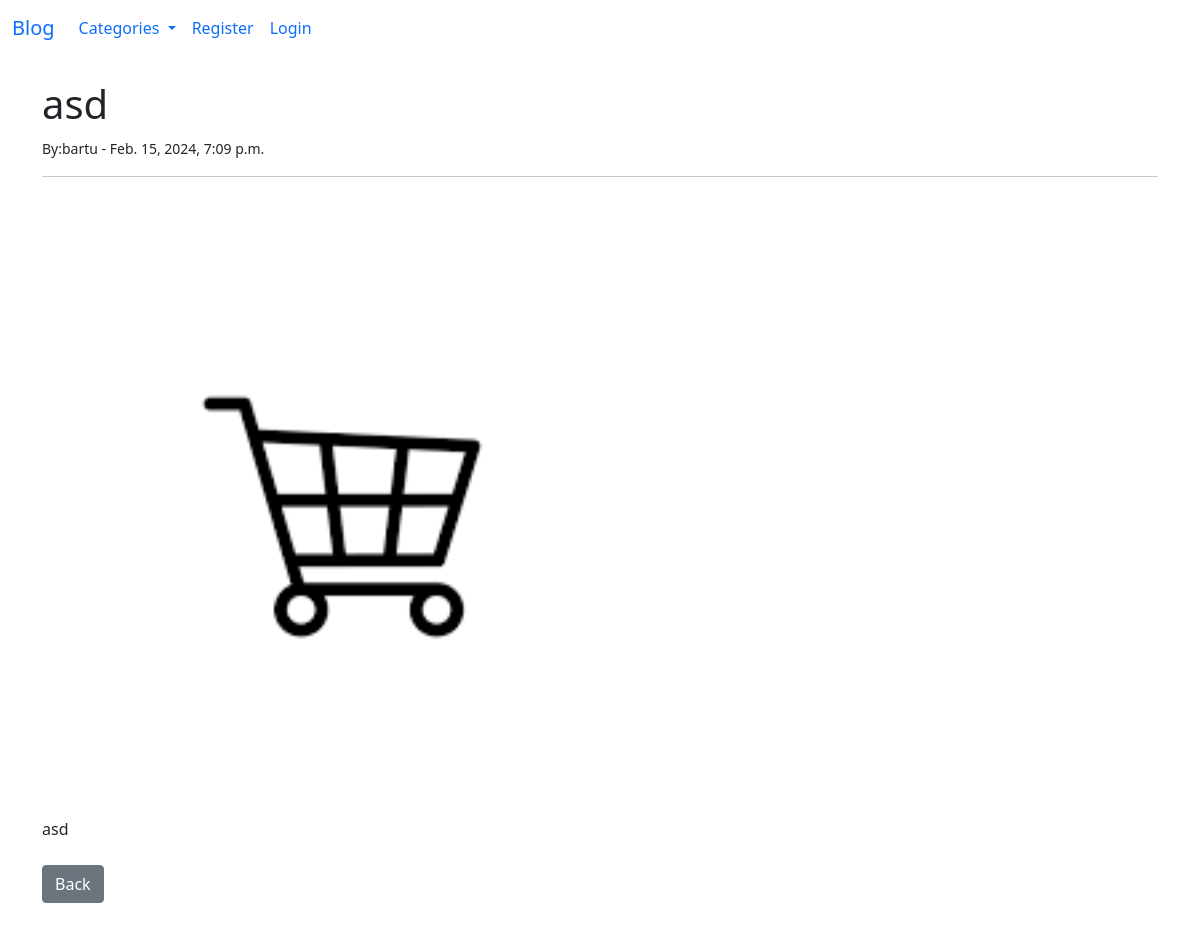
The app's page /article/10 with its own data.
### blog/models.py (models this page shows, shortened)
class Post(models.Model):
    title = models.CharField(max_length=255,default=None)
    author = models.ForeignKey(User, on_delete=models.CASCADE, default=None)
    title_tag = models.CharField(max_length=255, default=None)
    body = models.TextField(default = None)
    post_date = models.DateTimeField(auto_now_add=True)
    category =models.ForeignKey(Category, on_delete=models.CASCADE, default=None)
    image = models.ImageField(upload_to='images/')

### blog/views.py (the view)
# urls.py: path('article/<int:pk>',ArticleDetailView.as_view(), name="article_detail"),
class ArticleDetailView(DetailView):
    model = Post
    template_name = "article_details.html"
    def get_context_data(self, **kwargs):
        cat_menu =  Category.objects.all()
        context = super(ArticleDetailView, self).get_context_data(**kwargs)
        context["cat_menu"] = cat_menu
        return context

### blog/models.py (called while the page is built)
    def __str__(self):
        return self.name

### blog/templates/article_details.html (shortened to what this page needs)
{%extends 'base.html' %}
{% block content %}
<h1>{{post.title}}</h1>
<small>By:{{post.author}} -
    {{post.post_date}}</small><br/>
<hr>
<br/>
<div>
<img src="{{ post.image.url }}" alt="{{ post.title }}" style="width: 600px; height: auto;">
</div>
{{post.body|safe}}
<br></br>
<a href="{%url 'home' %}" class="btn btn-secondary">Back</a>
<br/><br/>
{%endblock%}

### records on screen
Post: title "asd", author "bartu", post_date "Feb. 15, 2024, 7:09 p.m.", image (picture), body "asd"
